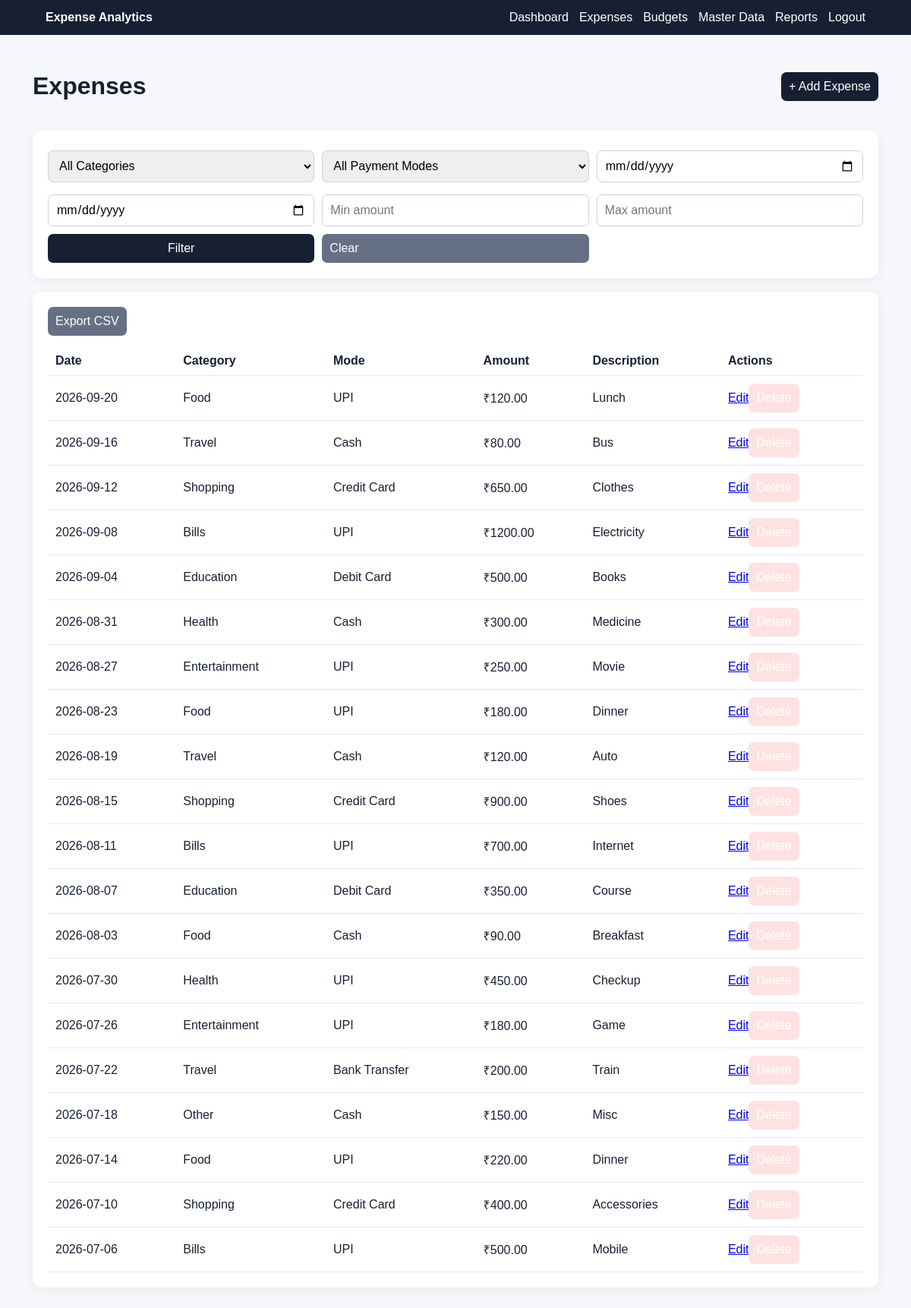
/expenses (signed in), run on the app's committed database.
### tables this page shows
CREATE TABLE expenses (
    expense_id INTEGER PRIMARY KEY AUTOINCREMENT,
    user_id INTEGER NOT NULL,
    category_id INTEGER NOT NULL,
    payment_mode_id INTEGER NOT NULL,
    amount REAL NOT NULL CHECK(amount > 0),
    description TEXT,
    expense_date TEXT NOT NULL,
    created_at TEXT NOT NULL DEFAULT CURRENT_TIMESTAMP,
    FOREIGN KEY(user_id) REFERENCES users(user_id) ON DELETE CASCADE,
    FOREIGN KEY(category_id) REFERENCES categories(category_id) ON DELETE RESTRICT,
    FOREIGN KEY(payment_mode_id) REFERENCES payment_modes(payment_mode_id) ON DELETE RESTRICT
);

CREATE TABLE categories (
    category_id INTEGER PRIMARY KEY AUTOINCREMENT,
    category_name TEXT NOT NULL UNIQUE
);

CREATE TABLE payment_modes (
    payment_mode_id INTEGER PRIMARY KEY AUTOINCREMENT,
    mode_name TEXT NOT NULL UNIQUE
);

### app.py (the view)
@app.route("/expenses")
@login_required
def expenses():
    uid=current_user_id(); conn=get_connection()
    try:
        cats=get_categories(conn); modes=get_modes(conn)
        q="""SELECT e.*,c.category_name,p.mode_name FROM expenses e
             JOIN categories c ON c.category_id=e.category_id
             JOIN payment_modes p ON p.payment_mode_id=e.payment_mode_id
             WHERE e.user_id=?"""
        params=[uid]
        category=request.args.get("category",""); mode=request.args.get("mode","")
        start=request.args.get("start",""); end=request.args.get("end","")
        minamt=request.args.get("min_amount",""); maxamt=request.args.get("max_amount","")
        if category: q+=" AND e.category_id=?"; params.append(category)
        if mode: q+=" AND e.payment_mode_id=?"; params.append(mode)
        if start: q+=" AND e.expense_date>=?"; params.append(start)
        if end: q+=" AND e.expense_date<=?"; params.append(end)
        if minamt: q+=" AND e.amount>=?"; params.append(minamt)
        if maxamt: q+=" AND e.amount<=?"; params.append(maxamt)
        q+=" ORDER BY e.expense_date DESC,e.expense_id DESC"
        rows=conn.execute(q,params).fetchall()
    finally: conn.close()
    return render_template("expenses.html",expenses=rows,categories=cats,modes=modes,
                           filters=request.args)

### app.py (called while the page is built)
def login_required(f):
    @wraps(f)
    def wrapper(*args, **kwargs):
        if "user_id" not in session:
            flash("Please login first.", "warning")
            return redirect(url_for("login"))
        return f(*args, **kwargs)
    return wrapper

def current_user_id():
    return session["user_id"]

def get_categories(conn):
    return conn.execute("SELECT * FROM categories ORDER BY category_name").fetchall()

def get_modes(conn):
    return conn.execute("SELECT * FROM payment_modes ORDER BY mode_name").fetchall()

@app.context_processor
def inject_user():
    return {"logged_in":"user_id" in session,"user_name":session.get("user_name")}

### database.py (called while the page is built)
def get_connection():
    conn = sqlite3.connect(DB_PATH)
    conn.row_factory = sqlite3.Row
    conn.execute("PRAGMA foreign_keys = ON")
    return conn

### templates/expenses.html (shortened to what this page needs)
{% extends 'base.html' %}{% block title %}Expenses{% endblock %}{% block content %}
<div class="pagehead"><h1>Expenses</h1><a class="button" href="{{url_for('add_expense')}}">+ Add Expense</a></div>
<form class="card filters"><select name="category"><option value="">All Categories</option></select><select name="mode"><option value="">All Payment Modes</option></select><input name="start" type="date" value="{{filters.get('start','')}}"><input name="end" type="date" value="{{filters.get('end','')}}"><input name="min_amount" type="number" step="0.01" placeholder="Min amount" value="{{filters.get('min_amount','')}}"><input name="max_amount" type="number" step="0.01" placeholder="Max amount" value="{{filters.get('max_amount','')}}"><button>Filter</button><a class="button secondary" href="{{url_for('expenses')}}">Clear</a></form>
<div class="card"><a class="button secondary" href="{{url_for('export_csv',kind='expenses')}}">Export CSV</a><table><tr><th>Date</th><th>Category</th><th>Mode</th><th>Amount</th><th>Description</th><th>Actions</th></tr>{% for e in expenses %}<tr><td>{{e.expense_date}}</td><td>{{e.category_name}}</td><td>{{e.mode_name}}</td><td>₹{{'%.2f'|format(e.amount)}}</td><td>{{e.description}}</td><td><a href="{{url_for('edit_expense',eid=e.expense_id)}}">Edit</a><form class="inline" method="post" action="{{url_for('delete_expense',eid=e.expense_id)}}"><button class="danger" onclick="return confirm('Delete this expense?')">Delete</button></form></td></tr>{% else %}<tr><td colspan="6">No expenses found.</td></tr>{% endfor %}</table></div>{% endblock %}

### static/css/style.css (style rules this page uses)
* { box-sizing:border-box }
body { margin:0;font-family:Arial,sans-serif;background:#f5f7fb;color:#172033 }
.pagehead { display:flex;justify-content:space-between;align-items:center;gap:15px;margin-bottom:18px }
.card { background:white;padding:20px;border-radius:12px;box-shadow:0 3px 15px #0000000d;margin-bottom:18px }
input,select,button,.button { font:inherit;padding:10px;border-radius:7px;border:1px solid #ccd2dd }
input,select { width:100%;margin-top:6px }
button,.button { background:#172033;color:white;border:none;text-decoration:none;cursor:pointer;display:inline-block }
.secondary { background:#667085 }
.danger { background:#b42318 }
.filters { display:grid;grid-template-columns:repeat(3,1fr);gap:10px }
table { width:100%;border-collapse:collapse;margin-top:14px }
th,td { text-align:left;padding:10px;border-bottom:1px solid #e6e8ee }
.inline { display:inline }
.danger { background:#fee2e2 }

### data on the page
expenses: expense_date "2026-09-20", category_name "Food", mode_name "UPI", amount "120.00", description "Lunch"
expenses: expense_date "2026-09-16", category_name "Travel", mode_name "Cash", amount "80.00", description "Bus"
expenses: expense_date "2026-09-12", category_name "Shopping", mode_name "Credit Card", amount "650.00", description "Clothes"
expenses: expense_date "2026-09-08", category_name "Bills", mode_name "UPI", amount "1200.00", description "Electricity"
expenses: expense_date "2026-09-04", category_name "Education", mode_name "Debit Card", amount "500.00", description "Books"
expenses: expense_date "2026-08-31", category_name "Health", mode_name "Cash", amount "300.00", description "Medicine"
expenses: expense_date "2026-08-27", category_name "Entertainment", mode_name "UPI", amount "250.00", description "Movie"
expenses: expense_date "2026-08-23", category_name "Food", mode_name "UPI", amount "180.00", description "Dinner"
expenses: expense_date "2026-08-19", category_name "Travel", mode_name "Cash", amount "120.00", description "Auto"
expenses: expense_date "2026-08-15", category_name "Shopping", mode_name "Credit Card", amount "900.00", description "Shoes"
expenses: expense_date "2026-08-11", category_name "Bills", mode_name "UPI", amount "700.00", description "Internet"
expenses: expense_date "2026-08-07", category_name "Education", mode_name "Debit Card", amount "350.00", description "Course"
expenses: expense_date "2026-08-03", category_name "Food", mode_name "Cash", amount "90.00", description "Breakfast"
expenses: expense_date "2026-07-30", category_name "Health", mode_name "UPI", amount "450.00", description "Checkup"
expenses: expense_date "2026-07-26", category_name "Entertainment", mode_name "UPI", amount "180.00", description "Game"
expenses: expense_date "2026-07-22", category_name "Travel", mode_name "Bank Transfer", amount "200.00", description "Train"
expenses: expense_date "2026-07-18", category_name "Other", mode_name "Cash", amount "150.00", description "Misc"
expenses: expense_date "2026-07-14", category_name "Food", mode_name "UPI", amount "220.00", description "Dinner"
expenses: expense_date "2026-07-10", category_name "Shopping", mode_name "Credit Card", amount "400.00", description "Accessories"
expenses: expense_date "2026-07-06", category_name "Bills", mode_name "UPI", amount "500.00", description "Mobile"
